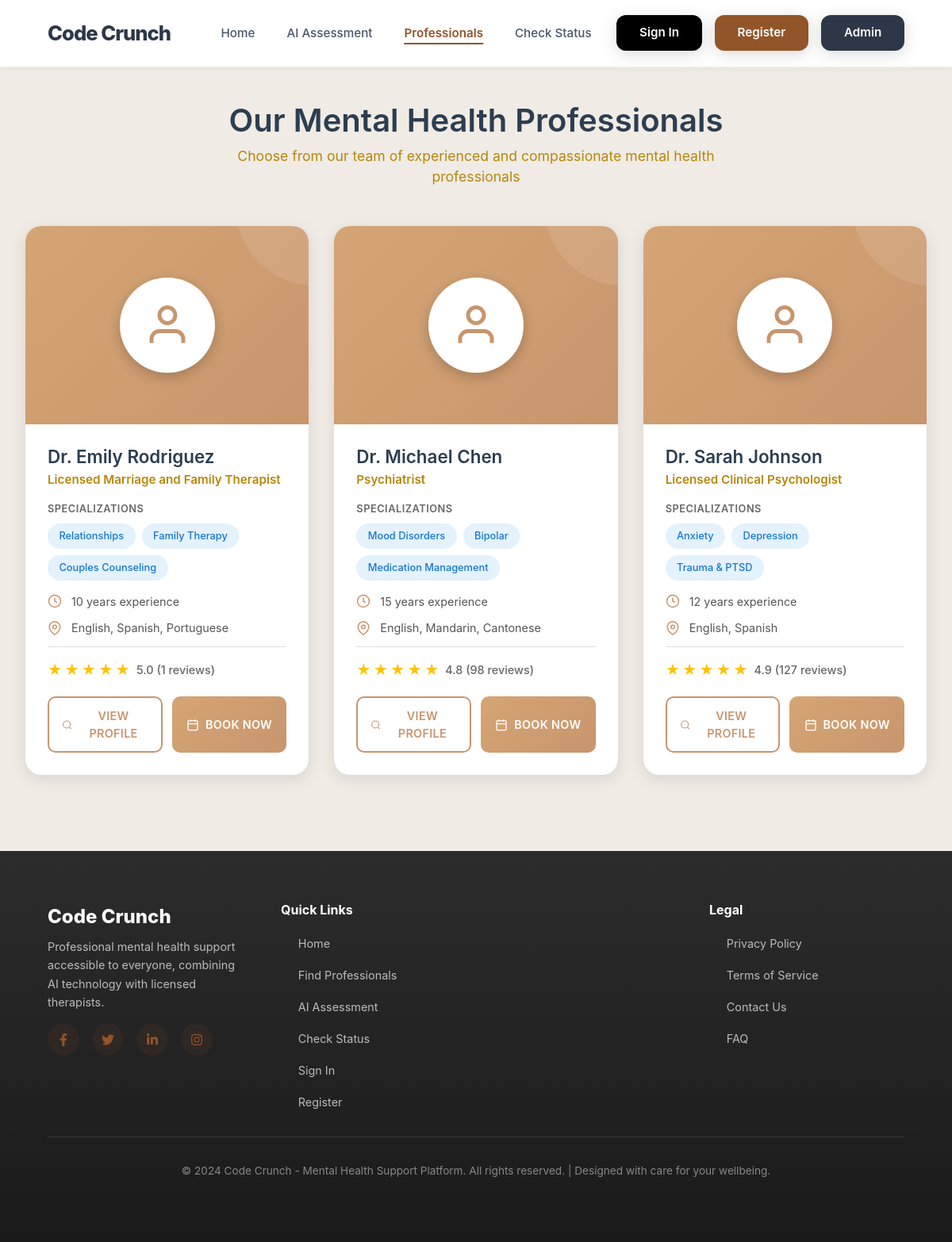
Page /professionals on the earlier database version.
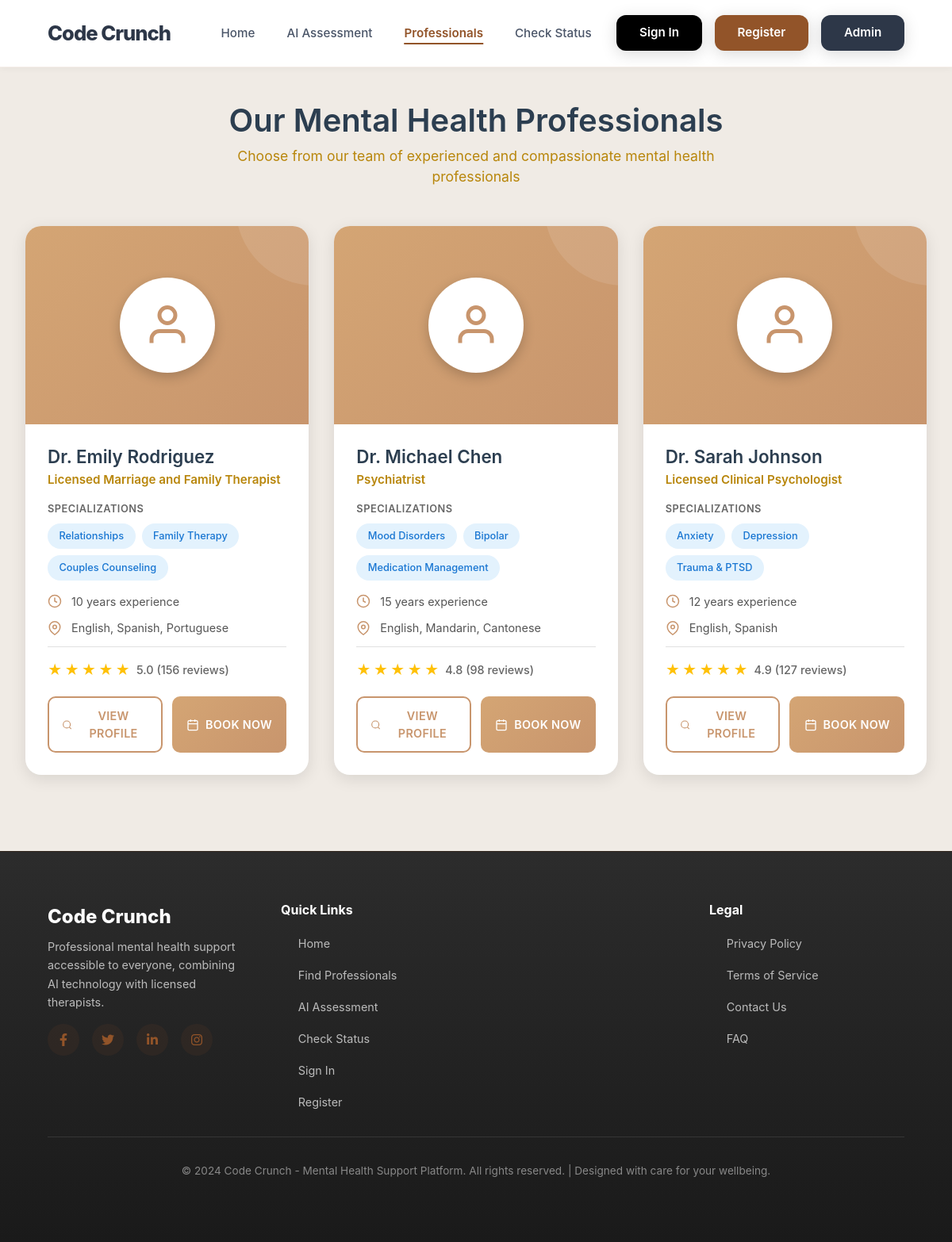
Same page on the later database version.
### app.py (models this page shows, shortened)
class Professional(db.Model):
    id = db.Column(db.Integer, primary_key=True)
    name = db.Column(db.String(100), nullable=False)
    title = db.Column(db.String(100), nullable=False)
    specialization = db.Column(db.String(200), nullable=False)
    bio = db.Column(db.Text, nullable=False)
    experience_years = db.Column(db.Integer, nullable=False)
    education = db.Column(db.Text, nullable=False)
    languages = db.Column(db.String(200), nullable=False)
    image_url = db.Column(db.String(200), default='default-avatar.jpg')
    available_days = db.Column(db.String(200), nullable=False)
    rating = db.Column(db.Float, default=5.0)
    total_reviews = db.Column(db.Integer, default=0)
    is_active = db.Column(db.Boolean, default=True)
    created_at = db.Column(db.DateTime, default=datetime.utcnow)
    appointments = db.relationship('Appointment', backref='professional', lazy=True)
    reviews = db.relationship('Review', backref='professional', lazy=True)

### app.py (the view)
@app.route('/professionals')
def professionals():
    all_professionals = Professional.query.filter_by(is_active=True).order_by(Professional.name).all()
    return render_template('professionals.html', professionals=all_professionals)

### templates/professionals.html (shortened to what this page needs)
{% extends "layout.html" %}
{% block content %}
<div class="professionals-page">
    <div class="professionals-container">
        <div class="page-header">
            <h1 class="page-title">Our Mental Health Professionals</h1>
            <p class="page-subtitle">Choose from our team of experienced and compassionate mental health professionals</p>
        </div>
        {% if professionals %}
        <div class="professionals-grid">
            {% for prof in professionals %}
            <div class="professional-card">
                <div class="card-image">
                    <div class="card-image-placeholder">
                        <svg viewBox="0 0 24 24" fill="none" stroke="currentColor" stroke-width="2">
                            <path d="M20 21v-2a4 4 0 0 0-4-4H8a4 4 0 0 0-4 4v2"></path>
                            <circle cx="12" cy="7" r="4"></circle>
                        </svg>
                    </div>
                </div>
                <div class="card-content">
                    <h2 class="professional-name">{{ prof.name }}</h2>
                    <p class="professional-title">{{ prof.title }}</p>
                    <div class="specialization-section">
                        <span class="specialization-label">Specializations</span>
                        <div class="specialization-tags">
                            {% for spec in prof.specialization.split(',')[:3] %}
                            <span class="tag">{{ spec.strip() }}</span>
                            {% endfor %}
                        </div>
                    </div>
                    <div class="info-row">
                        <svg viewBox="0 0 24 24" fill="none" stroke="currentColor" stroke-width="2">
                            <circle cx="12" cy="12" r="10"></circle>
                            <polyline points="12 6 12 12 16 14"></polyline>
                        </svg>
                        <span>{{ prof.experience_years }} years experience</span>
                    </div>
                    <div class="info-row">
                        <svg viewBox="0 0 24 24" fill="none" stroke="currentColor" stroke-width="2">
                            <path d="M21 10c0 7-9 13-9 13s-9-6-9-13a9 9 0 0 1 18 0z"></path>
                            <circle cx="12" cy="10" r="3"></circle>
                        </svg>
                        <span>{{ prof.languages }}</span>
                    </div>
                    <div class="rating-section">
                        <div class="stars">
                            {% for i in range(5) %}
                            <span class="star">★</span>
                            {% endfor %}
                        </div>
                        <span class="rating-text">{{ prof.rating }} ({{ prof.total_reviews }} reviews)</span>
                    </div>
                    <div class="card-buttons">
                        <a href="{{ url_for('professional_detail', prof_id=prof.id) }}" class="btn btn-outline">
                            <svg viewBox="0 0 24 24" fill="none" stroke="currentColor" stroke-width="2">
                                <circle cx="11" cy="11" r="8"></circle>
                                <line x1="21" y1="21" x2="16.65" y2="16.65"></line>
                            </svg>
                            View Profile
                        </a>
                        <a href="{{ url_for('book_with_professional', prof_id=prof.id) }}" class="btn btn-primary">
                            <svg viewBox="0 0 24 24" fill="none" stroke="currentColor" stroke-width="2">
                                <rect x="3" y="4" width="18" height="18" rx="2" ry="2"></rect>
                                <line x1="16" y1="2" x2="16" y2="6"></line>
                                <line x1="8" y1="2" x2="8" y2="6"></line>
                                <line x1="3" y1="10" x2="21" y2="10"></line>
                            </svg>
                            Book Now
                        </a>
                    </div>
                </div>
            </div>
            {% endfor %}
        </div>
        {% endif %}
    </div>
</div>
{% endblock %}

Differences in the rows shown:
changed Professional "Dr. Emily Rodriguez": total_reviews "1" → "156"
